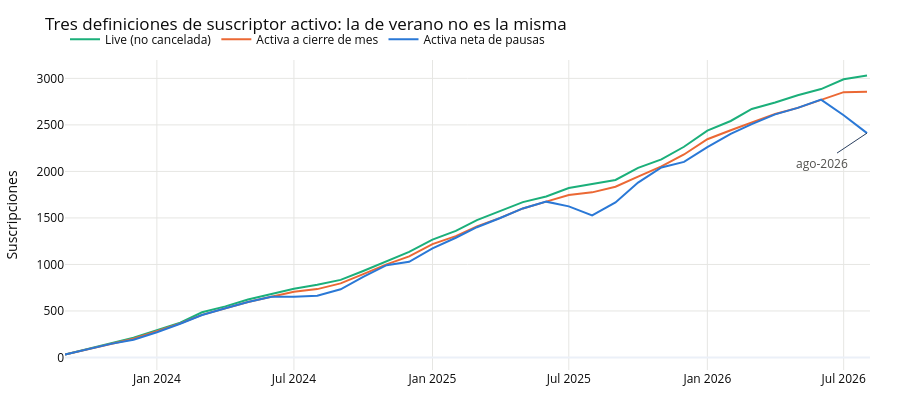

This figure's notebook cell:
### Code cell
fig = go.Figure()
for label, color, key in [("Live (no cancelada)", C_AQUA, "live"),
                          ("Activa a cierre de mes", C_ORANGE, "active_eom"),
                          ("Activa neta de pausas", C_BLUE, "active_net")]:
    fig.add_trace(go.Scatter(x=series[key].index, y=series[key].to_numpy(), name=label,
                             mode="lines", line=dict(color=color, width=2)))
fig.update_layout(**PLOT_LAYOUT,
                  title="Tres definiciones de suscriptor activo: la de verano no es la misma",
                  yaxis_title="Suscripciones")
fig.add_annotation(x=active.index[-1], y=float(active.iloc[-1]), text="ago-2026",
                   showarrow=True, arrowhead=0, ax=-45, ay=30, font=dict(color=C_MUTED))
fig.show()

gap = (series["active_eom"] - series["active_net"])
print("Mayores brechas entre 'activa a cierre' y 'activa neta de pausas' (= pausas):")
print(gap.sort_values(ascending=False).head(6).rename("suscripciones en pausa").to_string())
